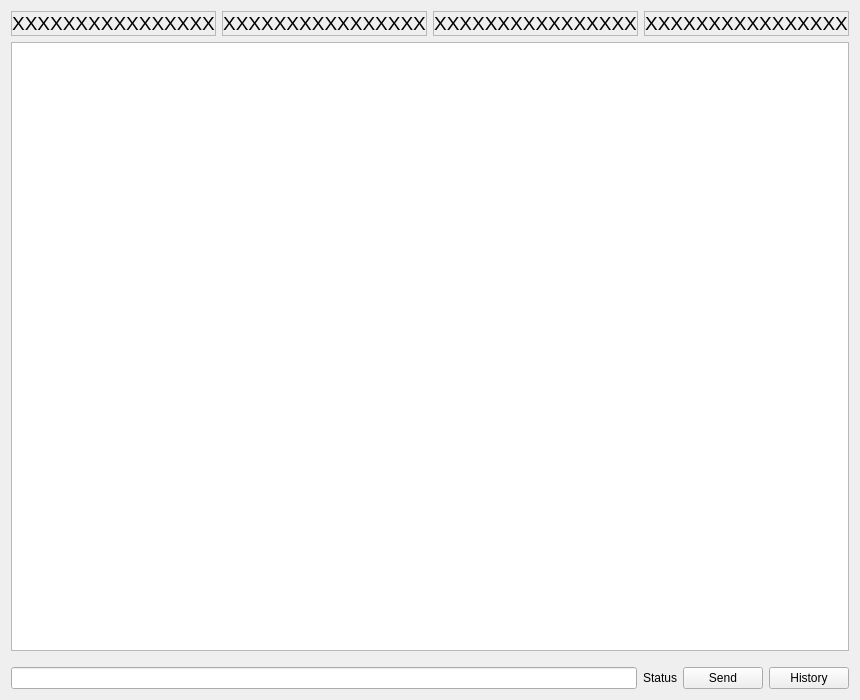
<?xml version="1.0" encoding="UTF-8"?>
<ui version="4.0">
 <class>MainWindow</class>
 <widget class="QMainWindow" name="MainWindow">
  <property name="geometry">
   <rect>
    <x>0</x>
    <y>0</y>
    <width>818</width>
    <height>700</height>
   </rect>
  </property>
  <property name="windowTitle">
   <string>Bludiste 2014</string>
  </property>
  <widget class="QWidget" name="centralWidget">
   <layout class="QVBoxLayout" name="verticalLayout">
    <property name="leftMargin">
     <number>0</number>
    </property>
    <property name="topMargin">
     <number>0</number>
    </property>
    <item>
     <widget class="QStackedWidget" name="MainView">
      <property name="enabled">
       <bool>true</bool>
      </property>
      <property name="currentIndex">
       <number>3</number>
      </property>
      <widget class="QWidget" name="PageMainMenu">
       <property name="sizePolicy">
        <sizepolicy hsizetype="Preferred" vsizetype="Preferred">
         <horstretch>0</horstretch>
         <verstretch>0</verstretch>
        </sizepolicy>
       </property>
       <layout class="QGridLayout" name="gridLayout_2">
        <item row="1" column="2">
         <spacer name="horizontalSpacer">
          <property name="orientation">
           <enum>Qt::Horizontal</enum>
          </property>
          <property name="sizeType">
           <enum>QSizePolicy::MinimumExpanding</enum>
          </property>
          <property name="sizeHint" stdset="0">
           <size>
            <width>40</width>
            <height>20</height>
           </size>
          </property>
         </spacer>
        </item>
        <item row="2" column="1">
         <spacer name="verticalSpacer_3">
          <property name="orientation">
           <enum>Qt::Vertical</enum>
          </property>
          <property name="sizeType">
           <enum>QSizePolicy::Fixed</enum>
          </property>
          <property name="sizeHint" stdset="0">
           <size>
            <width>20</width>
            <height>40</height>
           </size>
          </property>
         </spacer>
        </item>
        <item row="1" column="0">
         <spacer name="horizontalSpacer_2">
          <property name="orientation">
           <enum>Qt::Horizontal</enum>
          </property>
          <property name="sizeType">
           <enum>QSizePolicy::MinimumExpanding</enum>
          </property>
          <property name="sizeHint" stdset="0">
           <size>
            <width>40</width>
            <height>20</height>
           </size>
          </property>
         </spacer>
        </item>
        <item row="1" column="1">
         <widget class="QPushButton" name="ButtonNewGame">
          <property name="enabled">
           <bool>true</bool>
          </property>
          <property name="sizePolicy">
           <sizepolicy hsizetype="Expanding" vsizetype="Minimum">
            <horstretch>0</horstretch>
            <verstretch>0</verstretch>
           </sizepolicy>
          </property>
          <property name="font">
           <font>
            <pointsize>48</pointsize>
           </font>
          </property>
          <property name="text">
           <string>Start new game</string>
          </property>
          <property name="flat">
           <bool>false</bool>
          </property>
         </widget>
        </item>
        <item row="3" column="1">
         <widget class="QPushButton" name="ButtonLoadGame">
          <property name="sizePolicy">
           <sizepolicy hsizetype="Expanding" vsizetype="Minimum">
            <horstretch>0</horstretch>
            <verstretch>0</verstretch>
           </sizepolicy>
          </property>
          <property name="font">
           <font>
            <pointsize>48</pointsize>
           </font>
          </property>
          <property name="text">
           <string>Load game</string>
          </property>
          <property name="flat">
           <bool>false</bool>
          </property>
         </widget>
        </item>
        <item row="5" column="1">
         <widget class="QPushButton" name="ButtonConnect">
          <property name="sizePolicy">
           <sizepolicy hsizetype="Expanding" vsizetype="Minimum">
            <horstretch>0</horstretch>
            <verstretch>0</verstretch>
           </sizepolicy>
          </property>
          <property name="font">
           <font>
            <pointsize>48</pointsize>
           </font>
          </property>
          <property name="text">
           <string>Connect</string>
          </property>
          <property name="autoDefault">
           <bool>false</bool>
          </property>
          <property name="flat">
           <bool>false</bool>
          </property>
         </widget>
        </item>
        <item row="6" column="1">
         <spacer name="verticalSpacer_5">
          <property name="orientation">
           <enum>Qt::Vertical</enum>
          </property>
          <property name="sizeHint" stdset="0">
           <size>
            <width>20</width>
            <height>40</height>
           </size>
          </property>
         </spacer>
        </item>
        <item row="0" column="1">
         <spacer name="verticalSpacer_2">
          <property name="orientation">
           <enum>Qt::Vertical</enum>
          </property>
          <property name="sizeHint" stdset="0">
           <size>
            <width>20</width>
            <height>40</height>
           </size>
          </property>
         </spacer>
        </item>
        <item row="4" column="1">
         <spacer name="verticalSpacer_4">
          <property name="orientation">
           <enum>Qt::Vertical</enum>
          </property>
          <property name="sizeType">
           <enum>QSizePolicy::Fixed</enum>
          </property>
          <property name="sizeHint" stdset="0">
           <size>
            <width>20</width>
            <height>40</height>
           </size>
          </property>
         </spacer>
        </item>
       </layout>
      </widget>
      <widget class="QWidget" name="PageTableView">
       <property name="sizePolicy">
        <sizepolicy hsizetype="Preferred" vsizetype="Preferred">
         <horstretch>0</horstretch>
         <verstretch>0</verstretch>
        </sizepolicy>
       </property>
       <layout class="QVBoxLayout" name="verticalLayout_3">
        <property name="sizeConstraint">
         <enum>QLayout::SetDefaultConstraint</enum>
        </property>
        <property name="leftMargin">
         <number>0</number>
        </property>
        <property name="topMargin">
         <number>0</number>
        </property>
        <item>
         <layout class="QHBoxLayout" name="horizontalLayout">
          <property name="sizeConstraint">
           <enum>QLayout::SetFixedSize</enum>
          </property>
          <property name="rightMargin">
           <number>0</number>
          </property>
          <item>
           <widget class="QLabel" name="TableViewTitle">
            <property name="font">
             <font>
              <pointsize>36</pointsize>
             </font>
            </property>
            <property name="text">
             <string>Selection</string>
            </property>
           </widget>
          </item>
          <item>
           <spacer name="horizontalSpacer_3">
            <property name="orientation">
             <enum>Qt::Horizontal</enum>
            </property>
            <property name="sizeHint" stdset="0">
             <size>
              <width>40</width>
              <height>20</height>
             </size>
            </property>
           </spacer>
          </item>
          <item>
           <widget class="QPushButton" name="ButtonTableViewBack">
            <property name="text">
             <string>Back</string>
            </property>
           </widget>
          </item>
         </layout>
        </item>
        <item>
         <spacer name="verticalSpacer">
          <property name="orientation">
           <enum>Qt::Vertical</enum>
          </property>
          <property name="sizeType">
           <enum>QSizePolicy::Fixed</enum>
          </property>
          <property name="sizeHint" stdset="0">
           <size>
            <width>20</width>
            <height>20</height>
           </size>
          </property>
         </spacer>
        </item>
        <item>
         <layout class="QHBoxLayout" name="horizontalLayout_3">
          <item>
           <spacer name="horizontalSpacer_4">
            <property name="orientation">
             <enum>Qt::Horizontal</enum>
            </property>
            <property name="sizeType">
             <enum>QSizePolicy::Fixed</enum>
            </property>
            <property name="sizeHint" stdset="0">
             <size>
              <width>9</width>
              <height>20</height>
             </size>
            </property>
           </spacer>
          </item>
          <item>
           <widget class="QTableView" name="TableViewGeneral">
            <property name="sizePolicy">
             <sizepolicy hsizetype="MinimumExpanding" vsizetype="MinimumExpanding">
              <horstretch>0</horstretch>
              <verstretch>0</verstretch>
             </sizepolicy>
            </property>
            <property name="minimumSize">
             <size>
              <width>600</width>
              <height>300</height>
             </size>
            </property>
            <property name="frameShadow">
             <enum>QFrame::Raised</enum>
            </property>
            <property name="lineWidth">
             <number>3</number>
            </property>
            <property name="editTriggers">
             <set>QAbstractItemView::AnyKeyPressed|QAbstractItemView::DoubleClicked</set>
            </property>
            <property name="alternatingRowColors">
             <bool>true</bool>
            </property>
            <property name="selectionMode">
             <enum>QAbstractItemView::SingleSelection</enum>
            </property>
            <property name="selectionBehavior">
             <enum>QAbstractItemView::SelectRows</enum>
            </property>
            <property name="horizontalScrollMode">
             <enum>QAbstractItemView::ScrollPerPixel</enum>
            </property>
            <property name="showGrid">
             <bool>false</bool>
            </property>
            <property name="wordWrap">
             <bool>false</bool>
            </property>
            <property name="cornerButtonEnabled">
             <bool>false</bool>
            </property>
            <attribute name="verticalHeaderVisible">
             <bool>false</bool>
            </attribute>
           </widget>
          </item>
         </layout>
        </item>
       </layout>
      </widget>
      <widget class="QWidget" name="PageLobby">
       <layout class="QVBoxLayout" name="verticalLayout_5">
        <property name="leftMargin">
         <number>0</number>
        </property>
        <property name="topMargin">
         <number>0</number>
        </property>
        <item>
         <layout class="QHBoxLayout" name="horizontalLayout_7">
          <property name="sizeConstraint">
           <enum>QLayout::SetFixedSize</enum>
          </property>
          <property name="rightMargin">
           <number>0</number>
          </property>
          <item>
           <widget class="QLabel" name="label">
            <property name="font">
             <font>
              <pointsize>36</pointsize>
             </font>
            </property>
            <property name="text">
             <string>Lobby</string>
            </property>
           </widget>
          </item>
          <item>
           <spacer name="horizontalSpacer_6">
            <property name="orientation">
             <enum>Qt::Horizontal</enum>
            </property>
            <property name="sizeHint" stdset="0">
             <size>
              <width>40</width>
              <height>20</height>
             </size>
            </property>
           </spacer>
          </item>
          <item>
           <widget class="QPushButton" name="ButtonLobbyBack">
            <property name="text">
             <string>Back</string>
            </property>
           </widget>
          </item>
         </layout>
        </item>
        <item>
         <layout class="QHBoxLayout" name="horizontalLayout_8">
          <item>
           <spacer name="horizontalSpacer_9">
            <property name="orientation">
             <enum>Qt::Horizontal</enum>
            </property>
            <property name="sizeType">
             <enum>QSizePolicy::Fixed</enum>
            </property>
            <property name="sizeHint" stdset="0">
             <size>
              <width>9</width>
              <height>20</height>
             </size>
            </property>
           </spacer>
          </item>
          <item>
           <layout class="QVBoxLayout" name="verticalLayout_6">
            <item>
             <layout class="QVBoxLayout" name="verticalLayout_2">
              <item>
               <spacer name="verticalSpacer_10">
                <property name="orientation">
                 <enum>Qt::Vertical</enum>
                </property>
                <property name="sizeType">
                 <enum>QSizePolicy::Fixed</enum>
                </property>
                <property name="sizeHint" stdset="0">
                 <size>
                  <width>20</width>
                  <height>40</height>
                 </size>
                </property>
               </spacer>
              </item>
              <item>
               <widget class="QPushButton" name="PlayerSlot_1">
                <property name="font">
                 <font>
                  <pointsize>20</pointsize>
                 </font>
                </property>
                <property name="text">
                 <string>Slot player 1</string>
                </property>
               </widget>
              </item>
              <item>
               <spacer name="verticalSpacer_9">
                <property name="orientation">
                 <enum>Qt::Vertical</enum>
                </property>
                <property name="sizeType">
                 <enum>QSizePolicy::Fixed</enum>
                </property>
                <property name="sizeHint" stdset="0">
                 <size>
                  <width>20</width>
                  <height>20</height>
                 </size>
                </property>
               </spacer>
              </item>
              <item>
               <widget class="QPushButton" name="PlayerSlot_2">
                <property name="font">
                 <font>
                  <pointsize>20</pointsize>
                 </font>
                </property>
                <property name="text">
                 <string>Slot player 2</string>
                </property>
               </widget>
              </item>
              <item>
               <spacer name="verticalSpacer_8">
                <property name="orientation">
                 <enum>Qt::Vertical</enum>
                </property>
                <property name="sizeType">
                 <enum>QSizePolicy::Fixed</enum>
                </property>
                <property name="sizeHint" stdset="0">
                 <size>
                  <width>20</width>
                  <height>20</height>
                 </size>
                </property>
               </spacer>
              </item>
              <item>
               <widget class="QPushButton" name="PlayerSlot_3">
                <property name="font">
                 <font>
                  <pointsize>20</pointsize>
                 </font>
                </property>
                <property name="text">
                 <string>Slot player 3</string>
                </property>
               </widget>
              </item>
              <item>
               <spacer name="verticalSpacer_7">
                <property name="orientation">
                 <enum>Qt::Vertical</enum>
                </property>
                <property name="sizeType">
                 <enum>QSizePolicy::Fixed</enum>
                </property>
                <property name="sizeHint" stdset="0">
                 <size>
                  <width>20</width>
                  <height>20</height>
                 </size>
                </property>
               </spacer>
              </item>
              <item>
               <widget class="QPushButton" name="PlayerSlot_4">
                <property name="font">
                 <font>
                  <pointsize>20</pointsize>
                 </font>
                </property>
                <property name="text">
                 <string>Slot player 4</string>
                </property>
               </widget>
              </item>
             </layout>
            </item>
            <item>
             <spacer name="verticalSpacer_6">
              <property name="orientation">
               <enum>Qt::Vertical</enum>
              </property>
              <property name="sizeType">
               <enum>QSizePolicy::Expanding</enum>
              </property>
              <property name="sizeHint" stdset="0">
               <size>
                <width>20</width>
                <height>40</height>
               </size>
              </property>
             </spacer>
            </item>
            <item>
             <layout class="QHBoxLayout" name="horizontalLayout_5">
              <item>
               <widget class="QLineEdit" name="StepTimeValue">
                <property name="sizePolicy">
                 <sizepolicy hsizetype="Preferred" vsizetype="Fixed">
                  <horstretch>0</horstretch>
                  <verstretch>0</verstretch>
                 </sizepolicy>
                </property>
                <property name="maximumSize">
                 <size>
                  <width>80</width>
                  <height>16777215</height>
                 </size>
                </property>
                <property name="font">
                 <font>
                  <pointsize>18</pointsize>
                 </font>
                </property>
                <property name="acceptDrops">
                 <bool>false</bool>
                </property>
                <property name="inputMethodHints">
                 <set>Qt::ImhNone</set>
                </property>
                <property name="maxLength">
                 <number>4</number>
                </property>
               </widget>
              </item>
              <item>
               <widget class="QLabel" name="StepTimeDescriptor">
                <property name="font">
                 <font>
                  <pointsize>18</pointsize>
                 </font>
                </property>
                <property name="text">
                 <string>Step time</string>
                </property>
                <property name="buddy">
                 <cstring>StepTimeValue</cstring>
                </property>
               </widget>
              </item>
              <item>
               <spacer name="horizontalSpacer_5">
                <property name="orientation">
                 <enum>Qt::Horizontal</enum>
                </property>
                <property name="sizeType">
                 <enum>QSizePolicy::Expanding</enum>
                </property>
                <property name="sizeHint" stdset="0">
                 <size>
                  <width>40</width>
                  <height>20</height>
                 </size>
                </property>
               </spacer>
              </item>
              <item>
               <widget class="QPushButton" name="ButtonLobbyLevelSelect">
                <property name="font">
                 <font>
                  <pointsize>18</pointsize>
                 </font>
                </property>
                <property name="text">
                 <string>Select level</string>
                </property>
               </widget>
              </item>
              <item>
               <spacer name="horizontalSpacer_7">
                <property name="orientation">
                 <enum>Qt::Horizontal</enum>
                </property>
                <property name="sizeHint" stdset="0">
                 <size>
                  <width>40</width>
                  <height>20</height>
                 </size>
                </property>
               </spacer>
              </item>
              <item>
               <widget class="QCheckBox" name="CheckBoxLobbyClosed">
                <property name="font">
                 <font>
                  <pointsize>18</pointsize>
                 </font>
                </property>
                <property name="toolTip">
                 <string>If checked, players can't connect during game.</string>
                </property>
                <property name="text">
                 <string>Close game</string>
                </property>
               </widget>
              </item>
             </layout>
            </item>
            <item>
             <layout class="QHBoxLayout" name="horizontalLayout_6">
              <item>
               <widget class="QPushButton" name="pushButton_2">
                <property name="font">
                 <font>
                  <pointsize>48</pointsize>
                 </font>
                </property>
                <property name="text">
                 <string>Start game</string>
                </property>
               </widget>
              </item>
             </layout>
            </item>
           </layout>
          </item>
         </layout>
        </item>
       </layout>
      </widget>
      <widget class="QWidget" name="PageGame">
       <layout class="QVBoxLayout" name="verticalLayout_7">
        <property name="rightMargin">
         <number>0</number>
        </property>
        <property name="bottomMargin">
         <number>0</number>
        </property>
        <item>
         <layout class="QHBoxLayout" name="horizontalLayout_9">
          <item>
           <widget class="QLabel" name="playerLabel_1">
            <property name="sizePolicy">
             <sizepolicy hsizetype="Expanding" vsizetype="Preferred">
              <horstretch>0</horstretch>
              <verstretch>0</verstretch>
             </sizepolicy>
            </property>
            <property name="font">
             <font>
              <pointsize>14</pointsize>
             </font>
            </property>
            <property name="mouseTracking">
             <bool>false</bool>
            </property>
            <property name="frameShape">
             <enum>QFrame::StyledPanel</enum>
            </property>
            <property name="frameShadow">
             <enum>QFrame::Sunken</enum>
            </property>
            <property name="text">
             <string>XXXXXXXXXXXXXXXX</string>
            </property>
            <property name="alignment">
             <set>Qt::AlignCenter</set>
            </property>
           </widget>
          </item>
          <item>
           <widget class="QLabel" name="playerLabel_2">
            <property name="sizePolicy">
             <sizepolicy hsizetype="Expanding" vsizetype="Preferred">
              <horstretch>0</horstretch>
              <verstretch>0</verstretch>
             </sizepolicy>
            </property>
            <property name="font">
             <font>
              <pointsize>14</pointsize>
             </font>
            </property>
            <property name="mouseTracking">
             <bool>false</bool>
            </property>
            <property name="frameShape">
             <enum>QFrame::StyledPanel</enum>
            </property>
            <property name="frameShadow">
             <enum>QFrame::Sunken</enum>
            </property>
            <property name="text">
             <string>XXXXXXXXXXXXXXXX</string>
            </property>
            <property name="alignment">
             <set>Qt::AlignCenter</set>
            </property>
           </widget>
          </item>
          <item>
           <widget class="QLabel" name="playerLabel_3">
            <property name="sizePolicy">
             <sizepolicy hsizetype="Expanding" vsizetype="Preferred">
              <horstretch>0</horstretch>
              <verstretch>0</verstretch>
             </sizepolicy>
            </property>
            <property name="font">
             <font>
              <pointsize>14</pointsize>
             </font>
            </property>
            <property name="mouseTracking">
             <bool>false</bool>
            </property>
            <property name="frameShape">
             <enum>QFrame::StyledPanel</enum>
            </property>
            <property name="frameShadow">
             <enum>QFrame::Sunken</enum>
            </property>
            <property name="text">
             <string>XXXXXXXXXXXXXXXX</string>
            </property>
            <property name="alignment">
             <set>Qt::AlignCenter</set>
            </property>
           </widget>
          </item>
          <item>
           <widget class="QLabel" name="playerLabel_4">
            <property name="sizePolicy">
             <sizepolicy hsizetype="Expanding" vsizetype="Preferred">
              <horstretch>0</horstretch>
              <verstretch>0</verstretch>
             </sizepolicy>
            </property>
            <property name="font">
             <font>
              <pointsize>14</pointsize>
             </font>
            </property>
            <property name="cursor">
             <cursorShape>ArrowCursor</cursorShape>
            </property>
            <property name="frameShape">
             <enum>QFrame::StyledPanel</enum>
            </property>
            <property name="frameShadow">
             <enum>QFrame::Sunken</enum>
            </property>
            <property name="text">
             <string>XXXXXXXXXXXXXXXX</string>
            </property>
            <property name="alignment">
             <set>Qt::AlignCenter</set>
            </property>
           </widget>
          </item>
         </layout>
        </item>
        <item>
         <widget class="QGraphicsView" name="GameView">
          <property name="sizePolicy">
           <sizepolicy hsizetype="MinimumExpanding" vsizetype="MinimumExpanding">
            <horstretch>0</horstretch>
            <verstretch>0</verstretch>
           </sizepolicy>
          </property>
          <property name="minimumSize">
           <size>
            <width>800</width>
            <height>600</height>
           </size>
          </property>
          <property name="focusPolicy">
           <enum>Qt::StrongFocus</enum>
          </property>
          <property name="acceptDrops">
           <bool>false</bool>
          </property>
          <property name="verticalScrollBarPolicy">
           <enum>Qt::ScrollBarAsNeeded</enum>
          </property>
          <property name="horizontalScrollBarPolicy">
           <enum>Qt::ScrollBarAsNeeded</enum>
          </property>
          <property name="interactive">
           <bool>false</bool>
          </property>
          <property name="renderHints">
           <set>QPainter::HighQualityAntialiasing|QPainter::TextAntialiasing</set>
          </property>
          <property name="dragMode">
           <enum>QGraphicsView::ScrollHandDrag</enum>
          </property>
         </widget>
        </item>
        <item>
         <spacer name="verticalSpacer_11">
          <property name="orientation">
           <enum>Qt::Vertical</enum>
          </property>
          <property name="sizeType">
           <enum>QSizePolicy::Fixed</enum>
          </property>
          <property name="sizeHint" stdset="0">
           <size>
            <width>20</width>
            <height>10</height>
           </size>
          </property>
         </spacer>
        </item>
        <item>
         <layout class="QHBoxLayout" name="horizontalLayout_4">
          <property name="bottomMargin">
           <number>0</number>
          </property>
          <item>
           <widget class="QLineEdit" name="CommandInput">
            <property name="inputMethodHints">
             <set>Qt::ImhNone</set>
            </property>
           </widget>
          </item>
          <item>
           <widget class="QLabel" name="LabelCommandStatus">
            <property name="text">
             <string>Status</string>
            </property>
           </widget>
          </item>
          <item>
           <widget class="QPushButton" name="ButtonSendCommand">
            <property name="text">
             <string>Send</string>
            </property>
           </widget>
          </item>
          <item>
           <widget class="QPushButton" name="ButtonCommandHistory">
            <property name="text">
             <string>History</string>
            </property>
           </widget>
          </item>
         </layout>
        </item>
       </layout>
      </widget>
     </widget>
    </item>
   </layout>
  </widget>
  <action name="actionGameEsc">
   <property name="text">
    <string>GameEsc</string>
   </property>
   <property name="shortcut">
    <string>Esc</string>
   </property>
  </action>
  <action name="actionMenuEsc">
   <property name="text">
    <string>MenuEsc</string>
   </property>
   <property name="shortcut">
    <string>Esc</string>
   </property>
  </action>
 </widget>
 <layoutdefault spacing="6" margin="11"/>
 <resources/>
 <connections/>
 <slots>
  <slot>StartNewGame()</slot>
  <slot>LoadSavedGame()</slot>
  <slot>ConnectToGame()</slot>
 </slots>
</ui>
